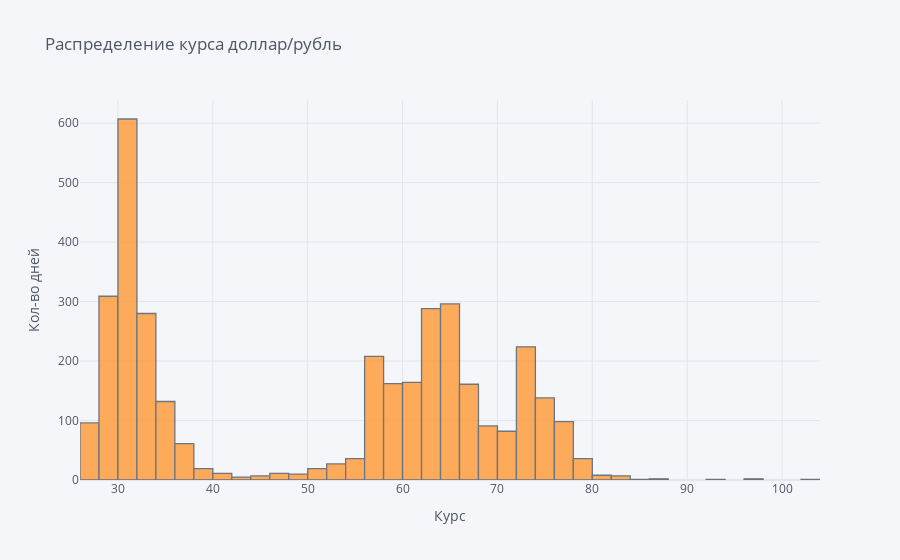
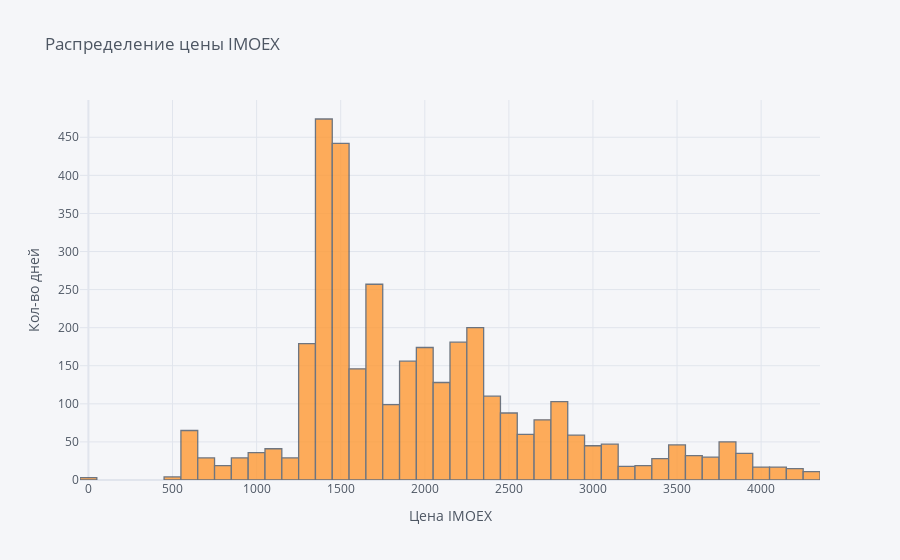

Here is the notebook cell these charts were saved with, in order:
### Markdown cell above
Тут корреляция менее наглядна, но тем не менее, видно, что точки не просто хаотично рассеяны.(Точки снова покрашены по ключевой ставке)

### Code cell
df['usdrub'].iplot(kind='hist', xTitle='Курс',
                  yTitle='Кол-во дней', title='Распределение курса доллар/рубль');
df['imoex_open'].iplot(kind='hist', xTitle='Цена IMOEX',
                  yTitle='Кол-во дней', title='Распределение цены IMOEX');

### Figure 1 — Plotly figure (JSON) as saved in the notebook; plotly's stock layout.template omitted (floating-point values rounded to 4 significant figures; data arrays with more than 128 entries replaced by an {"elided": "..."} marker saying what was removed)
{"data": [{"histfunc": "count", "histnorm": "", "marker": {"color": "rgba(255, 153, 51, 1.0)", "line": {"color": "#4D5663", "width": 1.3}}, "name": "usdrub", "opacity": 0.8, "orientation": "v", "type": "histogram", "x": {"elided": "3600 float values"}}], "layout": {"barmode": "overlay", "legend": {"bgcolor": "#F5F6F9", "font": {"color": "#4D5663"}}, "paper_bgcolor": "#F5F6F9", "plot_bgcolor": "#F5F6F9", "title": {"font": {"color": "#4D5663"}, "text": "Распределение курса доллар/рубль"}, "xaxis": {"gridcolor": "#E1E5ED", "showgrid": true, "tickfont": {"color": "#4D5663"}, "title": {"font": {"color": "#4D5663"}, "text": "Курс"}, "zerolinecolor": "#E1E5ED"}, "yaxis": {"gridcolor": "#E1E5ED", "showgrid": true, "tickfont": {"color": "#4D5663"}, "title": {"font": {"color": "#4D5663"}, "text": "Кол-во дней"}, "zerolinecolor": "#E1E5ED"}}}

### Figure 2 — Plotly figure (JSON) as saved in the notebook; plotly's stock layout.template omitted (floating-point values rounded to 4 significant figures; data arrays with more than 128 entries replaced by an {"elided": "..."} marker saying what was removed)
{"data": [{"histfunc": "count", "histnorm": "", "marker": {"color": "rgba(255, 153, 51, 1.0)", "line": {"color": "#4D5663", "width": 1.3}}, "name": "imoex_open", "opacity": 0.8, "orientation": "v", "type": "histogram", "x": {"elided": "3600 float values"}}], "layout": {"barmode": "overlay", "legend": {"bgcolor": "#F5F6F9", "font": {"color": "#4D5663"}}, "paper_bgcolor": "#F5F6F9", "plot_bgcolor": "#F5F6F9", "title": {"font": {"color": "#4D5663"}, "text": "Распределение цены IMOEX"}, "xaxis": {"gridcolor": "#E1E5ED", "showgrid": true, "tickfont": {"color": "#4D5663"}, "title": {"font": {"color": "#4D5663"}, "text": "Цена IMOEX"}, "zerolinecolor": "#E1E5ED"}, "yaxis": {"gridcolor": "#E1E5ED", "showgrid": true, "tickfont": {"color": "#4D5663"}, "title": {"font": {"color": "#4D5663"}, "text": "Кол-во дней"}, "zerolinecolor": "#E1E5ED"}}}
